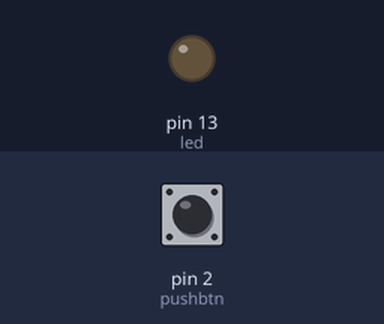
A sketch run on a simulated Arduino Uno, built with avr-gcc and run on an emulated ATmega328P. Parts: output pins drawn as LEDs (lit = HIGH). The test bench sets the inputs (shaded band); at power-on: pin 2 (pushbtn) LOW.

Above: at 1.2 s.
1.3 s: pin 2 (pushbtn) pulled HIGH for 0.15 s
At 1.4 s:
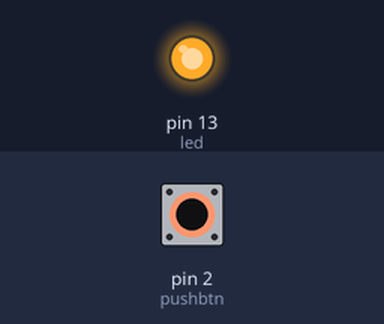
3.0 s: pin 2 (pushbtn) pulled HIGH for 3.2 s
At 7.2 s:
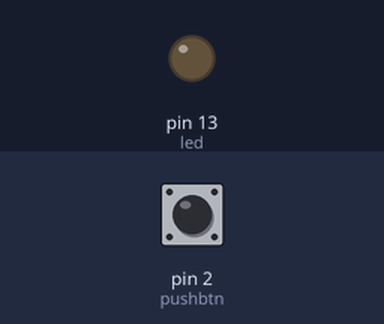
Timing chart, 0 to 8.7 s (numbered marks = the images above; inputs shaded):
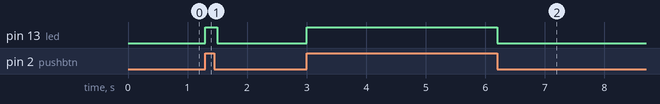

The sketch:

button.ino
```cpp
const int led = 13;
const int pushbtn = 2;
int pinstate = 0;
void setup() {
  pinMode(led, OUTPUT);
  pinMode(pushbtn, INPUT);
}

void loop() {
  digitalWrite(led, LOW);
  pinstate = digitalRead(pushbtn);
  if (pinstate == HIGH)
  {digitalWrite(led, HIGH);
  delay(100);
  }
  else {
    digitalWrite(led, LOW);
  }

}
```

Measured:
- after the input at 1.3 s, pin 13 (led): LOW → HIGH at once, → LOW 0.20 s later
- after the input at 3.0 s, pin 13 (led): LOW → HIGH at once, → LOW 3.2 s later
